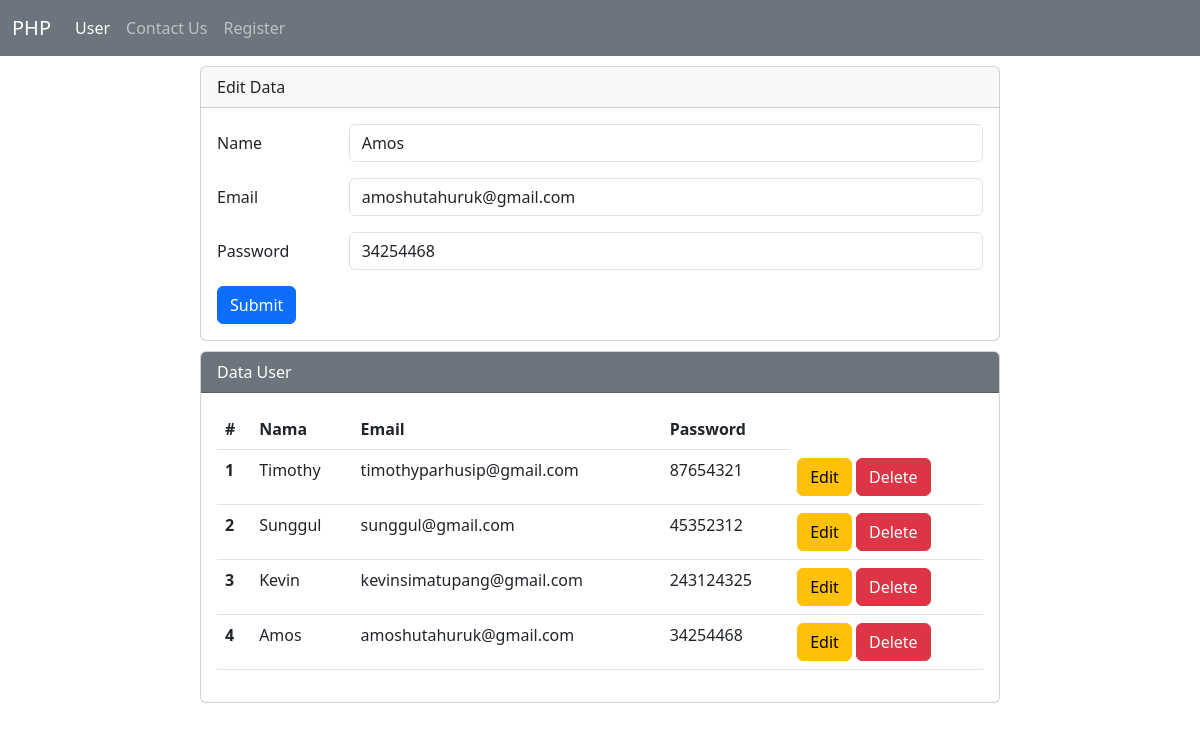
The page /index.php?op=edit&id=3 on the database its author committed.
### tables this page shows
CREATE TABLE `user` (
  `id` int(11) NOT NULL,
  `name` varchar(255) NOT NULL,
  `email` varchar(255) NOT NULL,
  `password` varchar(255) NOT NULL
);

### index.php (the view, shortened to what this page needs)
<?php
$host = "localhost";
$user = "root";
$pass = "";
$db = "phpcrud";
$koneksi = mysqli_connect($host, $user, $pass, $db);
$name = "";
$email = "";
$password = "";
if (isset($_GET['op'])) {
    $op = $_GET['op'];
} else {
    $op = "";
}
if ($op == 'edit') {
    $id = $_GET['id'];
    $sql1 = "SELECT * FROM user WHERE id = '$id'";
    $q1 = mysqli_query($koneksi, $sql1);
    $r1 = mysqli_fetch_array($q1);
    $name = $r1['name'];
    $email = $r1['email'];
    $password = $r1['password'];
}
?>
<!DOCTYPE html>
<html lang="en">
<head>
    <link href="https://cdn.jsdelivr.net/npm/bootstrap@5.3.0/dist/css/bootstrap.min.css" rel="stylesheet">
</head>
<body>
    <nav class="navbar navbar-expand-lg bg-secondary" data-bs-theme="dark">
    <div class="container-fluid">
        <a class="navbar-brand" href="#">PHP</a>
        <div class="collapse navbar-collapse" id="navbarSupportedContent">
        <ul class="navbar-nav me-auto mb-2 mb-lg-0">
            <li class="nav-item">
            <a class="nav-link active" aria-current="page" href="index.php">User</a>
            </li>
            <li class="nav-item">
            <a class="nav-link" href="contact.php">Contact Us</a>
            </li>
            <li class="nav-item">
            <a class="nav-link" href="register.php">Register</a>
            </li>
        </ul>
        </div>
    </div>
    </nav>
    <div class="mx-auto">
        <div class="card">
            <div class="card-header">
                Edit Data
            </div>
            <div class="card-body">
                <form action="" method="POST">
                    <div class="mb-3 row">
                        <label for="name" class="col-sm-2 col-form-label">Name</label>
                        <div class="col-sm-10">
                            <input type="text" class="form-control" id="name" name="name" value="<?php echo $name ?>">
                        </div>
                    </div>
                    <div class="mb-3 row">
                        <label for="email" class="col-sm-2 col-form-label">Email</label>
                        <div class="col-sm-10">
                            <input type="text" class="form-control" id="email" name="email" value="<?php echo $email ?>">
                        </div>
                    </div>
                    <div class="mb-3 row">
                        <label for="password" class="col-sm-2 col-form-label">Password</label>
                        <div class="col-sm-10">
                            <input type="text" class="form-control" id="password" name="password" value="<?php echo $password ?>">
                        </div>
                    </div>
                    <div class="col-12">
                        <input type="submit" name="submit" value="Submit" class="btn btn-primary">
                    </div>
                </form>
            </div>
        </div>
        <div class="card">
            <div class="card-header text-white bg-secondary">
                Data User
            </div>
            <div class="card-body">
                <table class="table">
                    <thead>
                        <tr>
                            <th scope="col">#</th>
                            <th scope="col">Nama</th>
                            <th scope="col">Email</th>
                            <th scope="col">Password</th>
                        </tr>
                    <tbody>
                        <?php
                        $sql2 = "SELECT * FROM user ORDER BY id DESC";
                        $q2 = mysqli_query($koneksi, $sql2);
                        $urut = 1;
                        while ($r2 = mysqli_fetch_array($q2)) {
                            $id = $r2['id'];
                            $name = $r2['name'];
                            $email = $r2['email'];
                            $password = $r2['password'];
                        ?>
                            <tr>
                                <th scope="row"><?php echo $urut++ ?></th>
                                <td scope="row"><?php echo $name ?></td>
                                <td scope="row"><?php echo $email ?></td>
                                <td scope="row"><?php echo $password ?></td>
                                <td scope="row">
                                    <a href="index.php?op=edit&id=<?php echo $id ?>"><button type="button" class="btn btn-warning">Edit</button></a>
                                    <a href="index.php?op=delete&id=<?php echo $id ?>" onclick="return confirm('Yakin mau delete data?')"><button type="button" class="btn btn-danger">Delete</button></a>
                                </td>
                            </tr>
                        <?php
                        }
                        ?>
                    </tbody>
                    </thead>
                </table>
            </div>
        </div>
    </div>
</body>
</html>

### index.php (style rules this page uses)
.mx-auto { width: 800px; }
.card { margin-top: 10px; }

### rows shown on the page
user: name "Amos", email "amoshutahuruk@gmail.com", password "34254468"
user: name "Timothy", email "timothyparhusip@gmail.com", password "87654321"
user: name "Sunggul", email "sunggul@gmail.com", password "45352312"
user: name "Kevin", email "kevinsimatupang@gmail.com", password "243124325"
